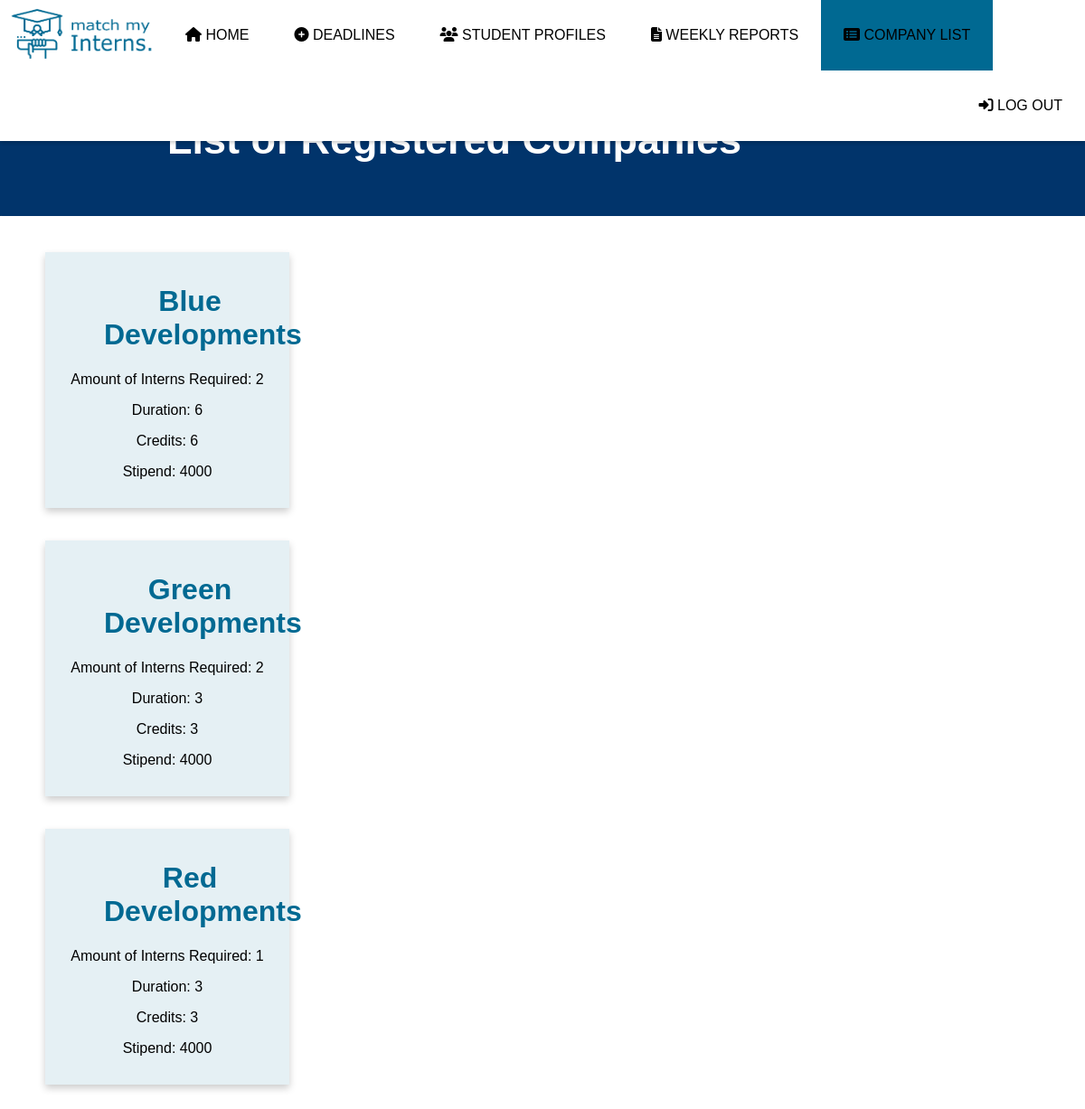
Page /dcitCompanyList (signed in) on the committed database.
### models.py (models this page shows, shortened)
class Business(db.Model, UserMixin, ):
    businessID = db.Column(db.Integer, primary_key=True)
    bname = db.Column(db.String(120), nullable=False)
    num_interns = db.Column(db.Integer, nullable=False)
    duration = db.Column(db.Integer, nullable=False)
    credits = db.Column(db.Integer, nullable=False)
    stipend = db.Column(db.Integer, nullable=False)
    language = db.Column(db.String(300), nullable=False)
    design = db.Column(db.String(300), nullable=False)
    dbms = db.Column(db.String(300), nullable=False)
    soft_skills = db.Column(db.String(300), nullable=False)

### main.py (the view)
@app.route("/dcitCompanyList", methods=(['GET']))
@login_required
def dcitCompanyList():
    asgs = Business.query.all()
    return render_template("dcit-companylist.html", registered_companies=asgs)

### main.py (called while the page is built)
@login_manager.user_loader
def user_loader(email):
    return User.query.get(email)

### models.py (called while the page is built)
    @property
    def is_authenticated(self):
        return True

### templates/dcit-companylist.html (shortened to what this page needs)
<!DOCTYPE html>
<html lang="en">
<head>
    <link rel="stylesheet" href="../static/css/navigationbar.css">
    <link rel="stylesheet" href="../static/css/card.css">
    <link rel="stylesheet" href="https://cdnjs.cloudflare.com/ajax/libs/font-awesome/4.7.0/css/font-awesome.min.css">
</head>
<body>
    <nav class="navbar navbar-inverse" style="z-index:2;">
        <div class="container-fluid">
            <ul class="nav navbar-nav">
                <li> <img src=" ../static/images/mmi_logo.png" alt="Match My Interns" width="180" height="75">  </li>
                <li class=""><a href="dcitHome"> <span class = "fa fa-home"> </span> HOME </a> </li>
                <li class=""><a href="deadlines"> <i class="fas fa-plus-circle"> </i> DEADLINES </a> </li>
                <li class=""><a href="dcitStudentProfiles"> <i class="fas fa-users"> </i> STUDENT PROFILES </a> </li>
                <li class=""><a href="dcitWeeklyReports"> <i class="fas fa-file-alt"> </i> WEEKLY REPORTS </a> </li>
                <li class="active"><a href="dcitCompanyList"> <i class="fas fa-list-alt"> </i> COMPANY LIST </a> </li>
                <li class="right"><a href="logout"> <i class="fas fa-sign-in-alt"> </i> LOG OUT</a></li>
            </ul>
        </div>
    </nav>
    <br> <br> <br>
    <div class="container">
        <div class="top-left"><b> List of Registered Companies </b></div>
    </div>
    <br> <br>
    <table action="/dcitCompanyList" method='GET'>
        {% for company in registered_companies %}
                <div class="student_card">
                    <h1>{{company.bname}}</h1>
                    <p> Amount of Interns Required: {{company.num_interns}}</p>
                    <p> Duration: {{company.duration}}</p>
                    <p> Credits: {{company.credits}}</p>
                    <p> Stipend: {{company.stipend}}</p>
                </div>
                <br> <br>
        {% endfor %}
    </table>
</body>
</html>

### static/css/navigationbar.css (style rules this page uses)
ul { list-style-type: none; margin: 0; padding: 0; overflow: hidden; background-color: #ffffff; }
li { float: left; }
li a { display: block; color: black; text-align: center; padding: 30px 25px; text-decoration: none; }
.active { background-color: #006992; }
.right { float: right; }
nav { box-shadow: 0 2px 4px 0 rgba(0,0,0,.2); position: fixed; top: 0px; width: 100%; }
body { margin:0; font-family: Helvetica; }
h1 { color: #006992; padding-left: 50px; }
.right { right: 0; }

### templates/dcit-companylist.html (style rules this page uses)
.container { position: relative; text-align: center; color: white; }
.top-left { position: absolute; top: 75px; left: 185px; z-index: 1; font-size: 45px; }
.student_card { background-color:rgba(0, 105, 146, 0.1); box-shadow: 0 4px 8px 0 rgba(0,0,0,0.2); padding: 15px 15px; width: 20%; text-align: center; margin-left: 50px; }

### rows in the picture
Business: bname "Blue Developments", num_interns "2", duration "6", credits "6", stipend "4000"
Business: bname "Green Developments", num_interns "2", duration "3", credits "3", stipend "4000"
Business: bname "Red Developments", num_interns "1", duration "3", credits "3", stipend "4000"
